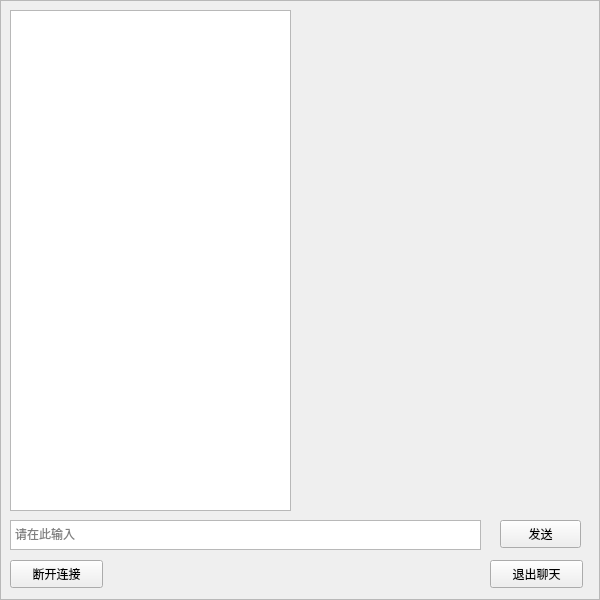
<?xml version="1.0" encoding="UTF-8"?>
<ui version="4.0">
 <class>ClientWidget</class>
 <widget class="QWidget" name="ClientWidget">
  <property name="geometry">
   <rect>
    <x>0</x>
    <y>0</y>
    <width>600</width>
    <height>600</height>
   </rect>
  </property>
  <property name="windowTitle">
   <string>Form</string>
  </property>
  <property name="styleSheet">
   <string notr="true"/>
  </property>
  <widget class="QTextEdit" name="textEditWrite">
   <property name="geometry">
    <rect>
     <x>10</x>
     <y>520</y>
     <width>471</width>
     <height>30</height>
    </rect>
   </property>
   <property name="placeholderText">
    <string>请在此输入</string>
   </property>
  </widget>
  <widget class="QPushButton" name="pushButtonSend">
   <property name="geometry">
    <rect>
     <x>500</x>
     <y>520</y>
     <width>81</width>
     <height>28</height>
    </rect>
   </property>
   <property name="text">
    <string>发送</string>
   </property>
  </widget>
  <widget class="QPushButton" name="pushButtonClose">
   <property name="geometry">
    <rect>
     <x>10</x>
     <y>560</y>
     <width>93</width>
     <height>28</height>
    </rect>
   </property>
   <property name="text">
    <string>断开连接</string>
   </property>
  </widget>
  <widget class="QTextEdit" name="textEditRead">
   <property name="geometry">
    <rect>
     <x>10</x>
     <y>10</y>
     <width>281</width>
     <height>501</height>
    </rect>
   </property>
  </widget>
  <widget class="QFrame" name="frame">
   <property name="geometry">
    <rect>
     <x>0</x>
     <y>0</y>
     <width>600</width>
     <height>600</height>
    </rect>
   </property>
   <property name="styleSheet">
    <string notr="true">border-image: url(:/ziyuan/bj.png);</string>
   </property>
   <property name="frameShape">
    <enum>QFrame::StyledPanel</enum>
   </property>
   <property name="frameShadow">
    <enum>QFrame::Raised</enum>
   </property>
  </widget>
  <widget class="QPushButton" name="pushButton">
   <property name="geometry">
    <rect>
     <x>490</x>
     <y>560</y>
     <width>93</width>
     <height>28</height>
    </rect>
   </property>
   <property name="text">
    <string>退出聊天</string>
   </property>
  </widget>
  <widget class="QLabel" name="label">
   <property name="geometry">
    <rect>
     <x>310</x>
     <y>10</y>
     <width>281</width>
     <height>491</height>
    </rect>
   </property>
   <property name="text">
    <string/>
   </property>
  </widget>
  <zorder>frame</zorder>
  <zorder>textEditWrite</zorder>
  <zorder>pushButtonSend</zorder>
  <zorder>pushButtonClose</zorder>
  <zorder>textEditRead</zorder>
  <zorder>pushButton</zorder>
  <zorder>label</zorder>
 </widget>
 <resources/>
 <connections/>
</ui>
